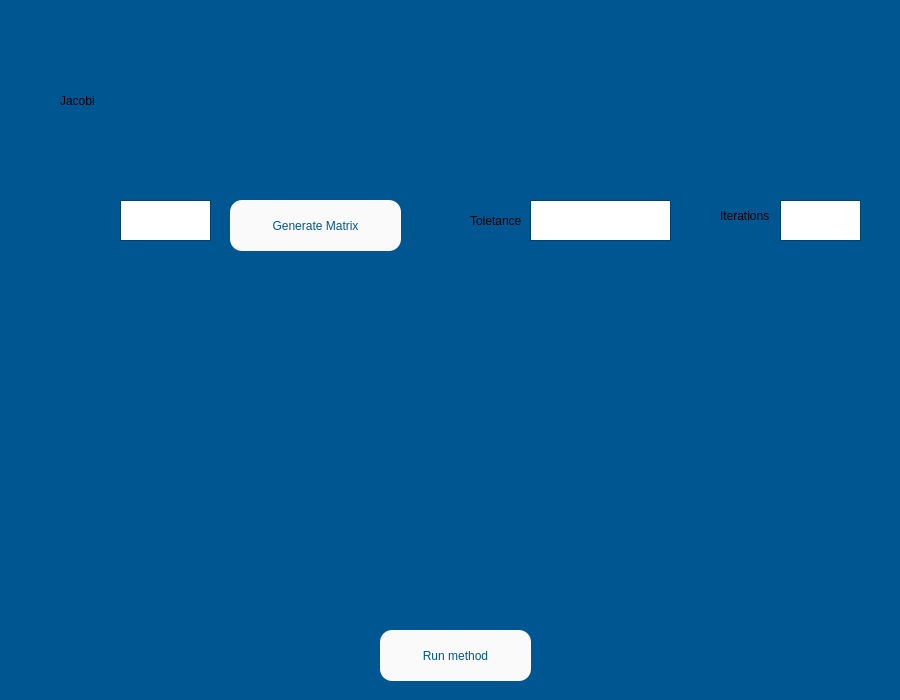
<?xml version="1.0" encoding="UTF-8"?>
<ui version="4.0">
 <class>jacobi</class>
 <widget class="QWidget" name="jacobi">
  <property name="geometry">
   <rect>
    <x>0</x>
    <y>0</y>
    <width>900</width>
    <height>700</height>
   </rect>
  </property>
  <property name="minimumSize">
   <size>
    <width>900</width>
    <height>700</height>
   </size>
  </property>
  <property name="maximumSize">
   <size>
    <width>900</width>
    <height>700</height>
   </size>
  </property>
  <property name="palette">
   <palette>
    <active>
     <colorrole role="Base">
      <brush brushstyle="SolidPattern">
       <color alpha="255">
        <red>255</red>
        <green>255</green>
        <blue>255</blue>
       </color>
      </brush>
     </colorrole>
     <colorrole role="Window">
      <brush brushstyle="SolidPattern">
       <color alpha="255">
        <red>0</red>
        <green>86</green>
        <blue>145</blue>
       </color>
      </brush>
     </colorrole>
    </active>
    <inactive>
     <colorrole role="Base">
      <brush brushstyle="SolidPattern">
       <color alpha="255">
        <red>255</red>
        <green>255</green>
        <blue>255</blue>
       </color>
      </brush>
     </colorrole>
     <colorrole role="Window">
      <brush brushstyle="SolidPattern">
       <color alpha="255">
        <red>0</red>
        <green>86</green>
        <blue>145</blue>
       </color>
      </brush>
     </colorrole>
    </inactive>
    <disabled>
     <colorrole role="Base">
      <brush brushstyle="SolidPattern">
       <color alpha="255">
        <red>0</red>
        <green>86</green>
        <blue>145</blue>
       </color>
      </brush>
     </colorrole>
     <colorrole role="Window">
      <brush brushstyle="SolidPattern">
       <color alpha="255">
        <red>0</red>
        <green>86</green>
        <blue>145</blue>
       </color>
      </brush>
     </colorrole>
    </disabled>
   </palette>
  </property>
  <property name="windowTitle">
   <string>Form</string>
  </property>
  <widget class="QLabel" name="label">
   <property name="geometry">
    <rect>
     <x>60</x>
     <y>20</y>
     <width>771</width>
     <height>161</height>
    </rect>
   </property>
   <property name="styleSheet">
    <string notr="true"/>
   </property>
   <property name="text">
    <string>Jacobi</string>
   </property>
  </widget>
  <widget class="QLabel" name="label_5">
   <property name="geometry">
    <rect>
     <x>30</x>
     <y>200</y>
     <width>81</width>
     <height>41</height>
    </rect>
   </property>
   <property name="styleSheet">
    <string notr="true">background-image: url(:/images/n.png);</string>
   </property>
   <property name="text">
    <string/>
   </property>
  </widget>
  <widget class="QTextEdit" name="n_input">
   <property name="geometry">
    <rect>
     <x>120</x>
     <y>200</y>
     <width>91</width>
     <height>41</height>
    </rect>
   </property>
   <property name="font">
    <font>
     <pointsize>14</pointsize>
    </font>
   </property>
  </widget>
  <widget class="QPushButton" name="matrix_button">
   <property name="geometry">
    <rect>
     <x>230</x>
     <y>200</y>
     <width>171</width>
     <height>51</height>
    </rect>
   </property>
   <property name="styleSheet">
    <string notr="true">background-color: rgb(250, 250, 250);
font: 15pt &quot;MS Shell Dlg 2&quot;;
color: rgb(0, 86, 145);
border-radius: 12px;
</string>
   </property>
   <property name="text">
    <string>Generate Matrix</string>
   </property>
  </widget>
  <widget class="QPushButton" name="run_button">
   <property name="geometry">
    <rect>
     <x>380</x>
     <y>630</y>
     <width>151</width>
     <height>51</height>
    </rect>
   </property>
   <property name="styleSheet">
    <string notr="true">background-color: rgb(250, 250, 250);
font: 15pt &quot;MS Shell Dlg 2&quot;;
color: rgb(0, 86, 145);
border-radius: 12px;
</string>
   </property>
   <property name="text">
    <string>Run method</string>
   </property>
  </widget>
  <widget class="QTextEdit" name="t_input">
   <property name="geometry">
    <rect>
     <x>530</x>
     <y>200</y>
     <width>141</width>
     <height>41</height>
    </rect>
   </property>
   <property name="font">
    <font>
     <pointsize>14</pointsize>
    </font>
   </property>
  </widget>
  <widget class="QLabel" name="label_2">
   <property name="geometry">
    <rect>
     <x>470</x>
     <y>210</y>
     <width>61</width>
     <height>21</height>
    </rect>
   </property>
   <property name="text">
    <string>Toletance</string>
   </property>
  </widget>
  <widget class="QTextEdit" name="iter_input">
   <property name="geometry">
    <rect>
     <x>780</x>
     <y>200</y>
     <width>81</width>
     <height>41</height>
    </rect>
   </property>
   <property name="font">
    <font>
     <pointsize>14</pointsize>
    </font>
   </property>
  </widget>
  <widget class="QLabel" name="label_3">
   <property name="geometry">
    <rect>
     <x>720</x>
     <y>200</y>
     <width>51</width>
     <height>31</height>
    </rect>
   </property>
   <property name="text">
    <string>Iterations</string>
   </property>
  </widget>
 </widget>
 <resources>
  <include location="../UserInterface/Util/Images/link.qrc"/>
 </resources>
 <connections/>
</ui>
